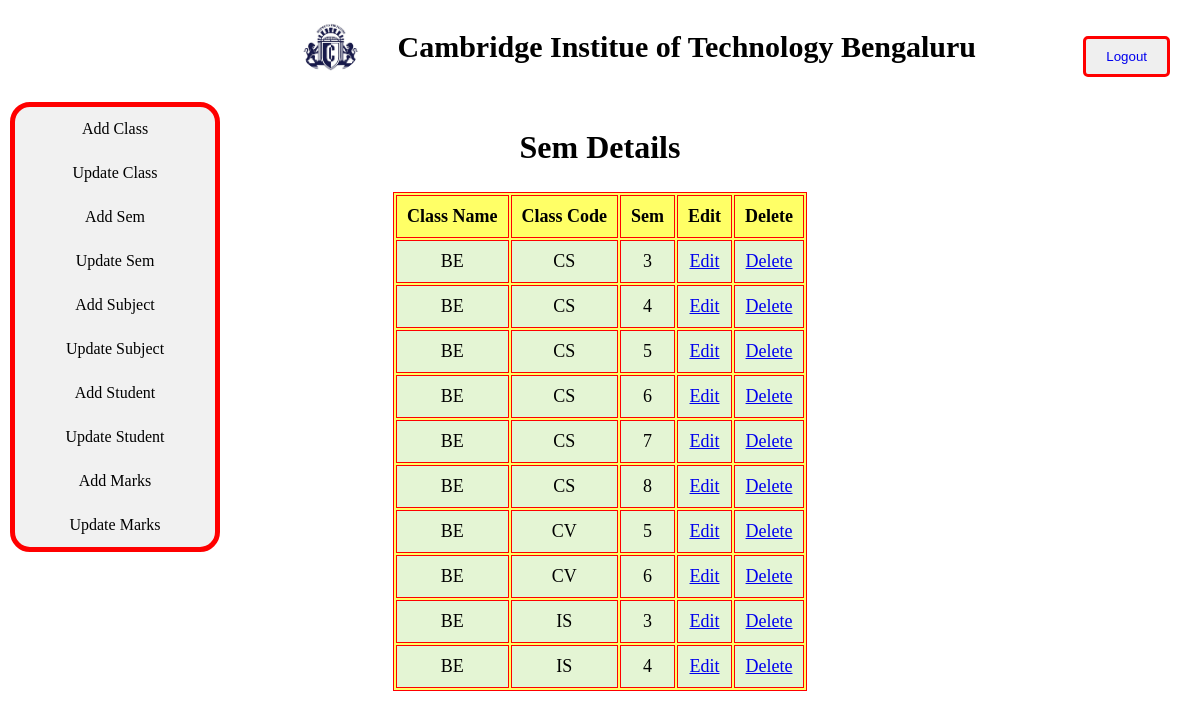
Screenshot of /admin/display_sem.php with the database file from the repository.
### tables this page shows
CREATE TABLE IF NOT EXISTS `sem_srms` (
  `id` int(11) NOT NULL AUTO_INCREMENT,
  `sem_id` int(11) NOT NULL,
  `class_id` int(11) NOT NULL,
  PRIMARY KEY (`id`,`sem_id`,`class_id`),
  KEY `class_id` (`class_id`)
);

CREATE TABLE IF NOT EXISTS `class_srms` (
  `class_id` int(11) NOT NULL AUTO_INCREMENT,
  `class_name` varchar(250) NOT NULL,
  `class_code` varchar(100) NOT NULL,
  PRIMARY KEY (`class_id`)
);

### admin/display_sem.php (the view, shortened to what this page needs)
<?php
include('adminpage.php');
$con = mysqli_connect("localhost", "root", "", "stud-result-mgmt-sys");
$sql = "SELECT * FROM class_srms C, sem_srms S where C.class_id=S.class_id";
$result = mysqli_query($con, $sql);
?>
<!DOCTYPE html>
<html lang="en">
<head>
</head>
<body>
    <section>
        <h1 class="tablehead">Sem Details</h1>
        <table>
            <tr>
                <th>Class Name</th>
                <th>Class Code</th>
                <th>Sem</th>
                <th>Edit</th>
                <th>Delete</th>
            </tr>
            <?php
            while ($rows = $result->fetch_assoc()) {
            ?>
                <tr>
                    <td><?php echo $rows['class_name']; ?></td>
                    <td><?php echo $rows['class_code']; ?></td>
                    <td><?php echo $rows['sem_id']; ?></td>
                    <td><a href="update_sem.php?sid=<?php echo $rows['sem_id']; ?>&cd=<?php echo $rows['class_code']; ?>&cid=<?php echo $rows['class_id']; ?>&id=<?php echo $rows['id']; ?>">Edit</a></td>
                    <td><a href="display_sem.php?del=<?php echo $rows['sem_id']; ?>">Delete</a></td>
                </tr>
            <?php
            }
            ?>
        </table>
    </section>
</body>
</html>

### admin/adminpage.php (shortened to what this page needs)
<!DOCTYPE html>
<html>
<head>
</head>
<body>
    <div class="header">
        <img src="../img/cit_logo.jpg" id="logo" alt="logo" />
        <h1 id="logo-text">
            &ensp;&ensp; Cambridge Institue of Technology Bengaluru <br />
        </h1>
        <button id="logout"><a href="logout.php" id="alout">Logout</a></button>
    </div>
    <br>
    <div class="sidebar">
        <a href="add_class.php">Add Class</a>
        <a href="display_class.php">Update Class</a>
        <a href="add_sem.php">Add Sem</a>
        <a href="display_sem.php">Update Sem</a>
        <a href="add_subject.php">Add Subject</a>
        <a href="display_subject.php">Update Subject</a>
        <a href="add_student.php">Add Student</a>
        <a href="display_student.php">Update Student</a>
        <a href="add_marks.php">Add Marks</a>
        <a href="display_marks.php">Update Marks</a>
    </div>

### admin/adminpage.php (style rules this page uses)
body { margin: 0; height: 100%; }
.sidebar { margin: 0; padding: 0; width: 200px; background-color: #f1f1f1; position: absolute; height: auto; border: 5px solid red; border-radius: 20px; margin-left: 10px; }
.sidebar a { display: block; color: black; padding: 16px; line-height: 0.75; text-decoration: none; text-align: center; }
#logo { width: 5%; float: left; margin-left: 25%; border-radius: 50px; }
#logo-text { padding-top: 10px; font-size: 30px; }
.header { float: top; }
#logout { float: right; margin-top: -4%; margin-right: 30px; color: black; padding: 10px 20px; border: 3px solid red; border-radius: 5px; }
#alout { text-decoration: 0; }

### admin/display_sem.php (style rules this page uses)
table { margin: 0 auto; font-size: large; border: 1px solid #FF0000; background-color: #ffff66; }
.tablehead { text-align: center; font-size: xx-large; font-family: 'Gill Sans', 'Gill Sans MT', ' Calibri', 'Trebuchet MS', 'sans-serif'; }
td { background-color: #E4F5D4; border: 1px solid #FF0000; }
th, td { font-weight: bold; border: 1px solid #FF0000; padding: 10px; text-align: center; }
td { font-weight: lighter; }

### rows the page displays
sem_srms: class.class_name "BE", class.class_code "CS", sem "3"
sem_srms: class.class_name "BE", class.class_code "CS", sem "4"
sem_srms: class.class_name "BE", class.class_code "CS", sem "5"
sem_srms: class.class_name "BE", class.class_code "CS", sem "6"
sem_srms: class.class_name "BE", class.class_code "CS", sem "7"
sem_srms: class.class_name "BE", class.class_code "CS", sem "8"
sem_srms: class.class_name "BE", class.class_code "CV", sem "5"
sem_srms: class.class_name "BE", class.class_code "CV", sem "6"
sem_srms: class.class_name "BE", class.class_code "IS", sem "3"
sem_srms: class.class_name "BE", class.class_code "IS", sem "4"
